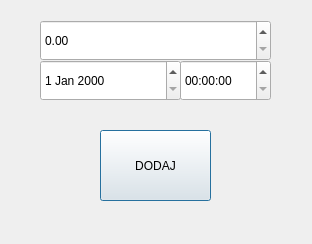
<?xml version="1.0" encoding="UTF-8"?>
<ui version="4.0">
 <class>Dialog</class>
 <widget class="QDialog" name="Dialog">
  <property name="geometry">
   <rect>
    <x>0</x>
    <y>0</y>
    <width>312</width>
    <height>244</height>
   </rect>
  </property>
  <property name="windowTitle">
   <string>Dialog</string>
  </property>
  <widget class="QDoubleSpinBox" name="sugarLevelInput">
   <property name="geometry">
    <rect>
     <x>40</x>
     <y>20</y>
     <width>231</width>
     <height>41</height>
    </rect>
   </property>
  </widget>
  <widget class="QDateEdit" name="dateInput">
   <property name="geometry">
    <rect>
     <x>40</x>
     <y>60</y>
     <width>141</width>
     <height>41</height>
    </rect>
   </property>
  </widget>
  <widget class="QTimeEdit" name="timeInput">
   <property name="geometry">
    <rect>
     <x>180</x>
     <y>60</y>
     <width>91</width>
     <height>41</height>
    </rect>
   </property>
  </widget>
  <widget class="QPushButton" name="addButton">
   <property name="geometry">
    <rect>
     <x>100</x>
     <y>130</y>
     <width>111</width>
     <height>71</height>
    </rect>
   </property>
   <property name="text">
    <string>DODAJ</string>
   </property>
  </widget>
 </widget>
 <resources/>
 <connections/>
</ui>
